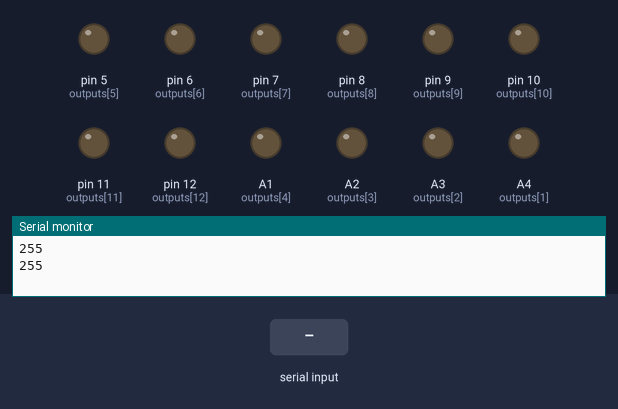
Simulated run of this sketch. Board: Arduino Uno, built with avr-gcc and run on an emulated ATmega328P. Shown: output pins drawn as LEDs (lit = HIGH), the last lines printed to the serial monitor. The test bench sets the inputs (shaded band).

Above: at 1.2 s.
1.3 s: "5\n" received over Serial
At 1.7 s:
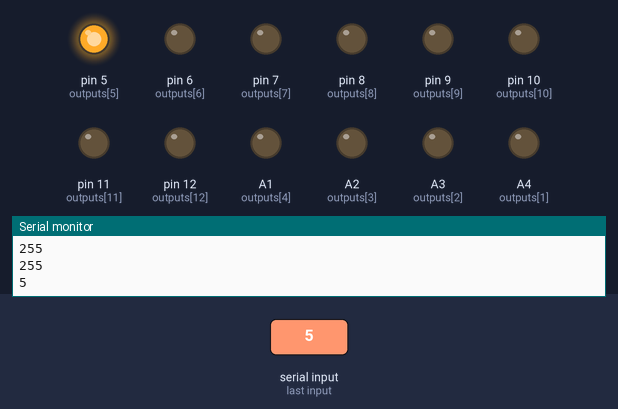
Timing chart, 0 to 4.3 s (numbered marks = the images above; inputs shaded):
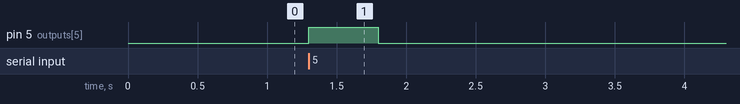

The sketch:

Control12Ch_Serial.ino
```cpp
String input_String;
int outputs[13] = {150, A4, A3, A2, A1, 5, 6, 7, 8, 9, 10, 11, 12};

void setup() {
  Serial.begin(115200);
  for (int out = 1; out <= 12; out++) {
    pinMode(outputs[out], OUTPUT);
  }
}

void loop() {
  delay(100);
  Serial_Event();
}

void Serial_Event() {
  int number_extracted = 255;
  String btn_pressed = "BTN_";
  int time_button = 500;

  while (Serial.available()) {
    char inputChar = Serial.read();
    input_String += inputChar;
    number_extracted = extractNumber(input_String.c_str());
  }
  Serial.println(number_extracted);
  digitalWrite(outputs[number_extracted], HIGH);
  delay(time_button);
  digitalWrite(outputs[number_extracted], LOW);
  // for(int i=1; i<=12 ; i++){
  // // Check for button presses
  //   String btn_off = "BTN_OFF_" + String(i);

  //   if (input_String.indexOf(btn_pressed) >= 0) {
  //     Serial.println(number_extracted);
  //     digitalWrite(outputs[number_extracted], HIGH);
  //     delay(time_button);
  //     digitalWrite(outputs[number_extracted], LOW);
  //   }
  // }

  input_String = "";
}

int extractNumber(const char *str) {
  int result = 0;
  while (*str) {
    if (isdigit(*str)) {
      result = result * 10 + (*str - '0');  // Convert character to integer
    }
    str++;
  }
  return result;
}
```

Measured:
- after the input at 1.3 s, pin 5 (outputs[5]): LOW → HIGH at once, → LOW 0.50 s later
